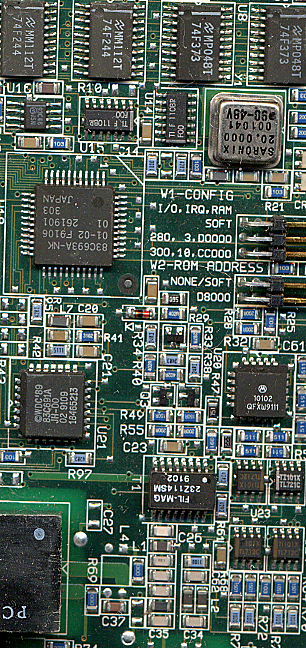
%> input picture pse1/board.tif, 306 x 648 px
$ octave pse1.m   (GNU Octave 9; MATLAB toolbox functions it lacks are replaced by stand-ins)
%> lines starting %> are read from the running program, lines starting %| are printed output that depends on the picture

%imshow(A)

%imdisp(A)

%{
a. Segment the visible green circuit board in the ‘board.tif’
 image using colour segmentation and display it
in green with the remainder of the image shown in grayscale with 50%
 intensity (2 points).
Hint:  imread?, double, imdisp, imerode, imclose, imopen, imdilate ?
are useful functions to
get you started and you may need to use ?repmat ?to convert
a binary image to (m x n x 3) format.
%}

% 0) close everthing before
close all; clear all; clf;

% 1) converting into L*a*b*
boardRGB = imread('board.tif');
%> boardRGB is the input picture: size 648x306x3 uint8; mean R, G, B 84.2, 99, 89.1
boardLAB = rgb2lab(boardRGB);
%> boardLAB: size 648x306x3 double; mean of channels 1, 2, 3 39.4, -6.5, 4.3

ab = boardLAB(:,:,2:3);
nrows = size(ab,1);
%> nrows = 648
ncols = size(ab,2);
%> ncols = 306
ab = reshape(ab,nrows*ncols,2);

nColors = 3;

[cluster_idx, cluster_center] = kmeans(ab,nColors,'distance','sqEuclidean', ...
                                      'Replicates',3);
%> cluster_center = [-1.5 -2.32; 1.11 21.49; -18.93 7.92]


pixel_labels = reshape(cluster_idx,nrows,ncols);
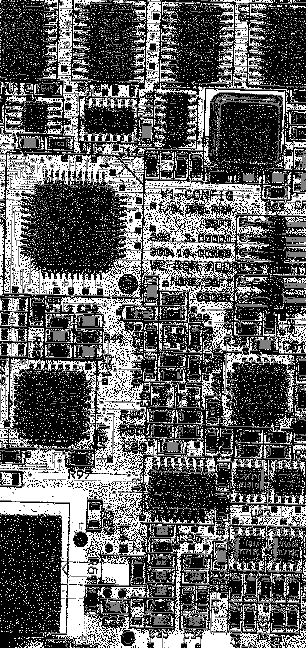
%> pixel_labels: size 648x306 double; min 1, max 3, mean 1.76; drawn with min black and max white
imshow(pixel_labels,[]), title('image labeled by cluster index');

pause();

segmented_images = cell(1,3);
rgb_label = repmat(pixel_labels,[1 1 3]);

for k = 1:nColors
    color = boardRGB;
    color(rgb_label ~= k) = 0;
    segmented_images{k} = color;
end
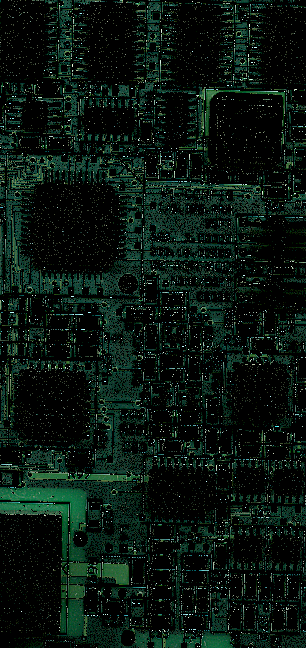
%> color: size 648x306x3 uint8; mean R, G, B 9.4, 22.3, 16
%> after the loop, segmented_images = 3 items

subplot(1,3,1);
imshow(segmented_images{1}), title('objects in cluster 1');
%> after `imshow(segmented_images{1})`:
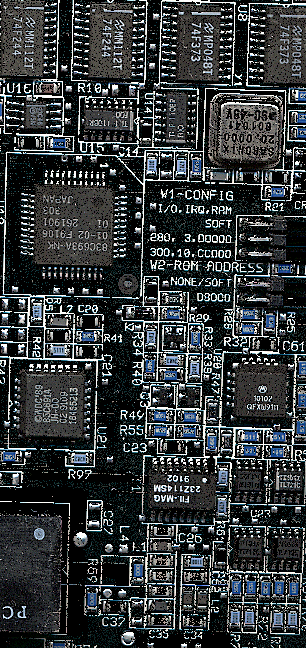
%> displayed picture: size 648x306x3, on the screen's scale of 0 to 255; mean R, G, B 53.3, 57.7, 59.2
subplot(1,3,2);
imshow(segmented_images{2}), title('objects in cluster 2');
%> after `imshow(segmented_images{2})`:
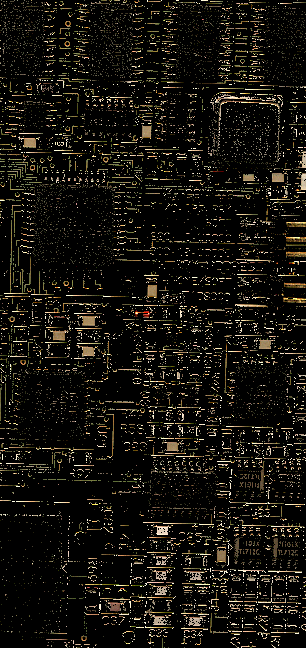
%> displayed picture: size 648x306x3, on the screen's scale of 0 to 255; mean R, G, B 21.5, 19.1, 13.9
subplot(1,3,3);
imshow(segmented_images{3}), title('objects in cluster 3');
% [12 lines of commented-out code are left out]

$ run again, with pse1/pillsetc.png saved as pse1/board.tif
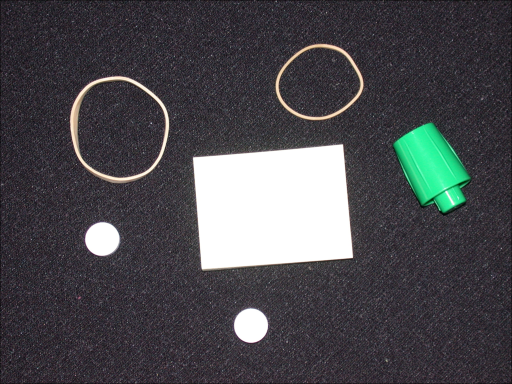
%> input picture pse1/pillsetc.png, 512 x 384 px
%> boardRGB is the input picture: size 384x512x3 uint8; mean R, G, B 73.9, 73.6, 77.5
%> boardLAB: size 384x512x3 double; mean of channels 1, 2, 3 30.2, 1.8, -2.3
%> cluster_center = [4.21 -4.06; -59.57 26.44; 0.719 -0.354]
%> pixel_labels: size 384x512 double; 3 distinct labels, from 1 to 3
%> after the loop `for k = 1:nColors`:
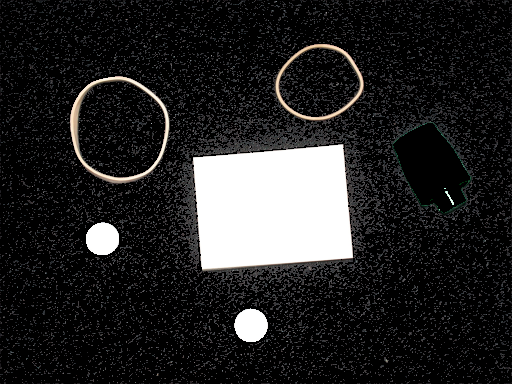
%> color: size 384x512x3 uint8; mean R, G, B 37.4, 37.1, 37.3
%> after the loop `for k = 1:nColors`: segmented_images = 3 items
%> `imshow(segmented_images{2})`:
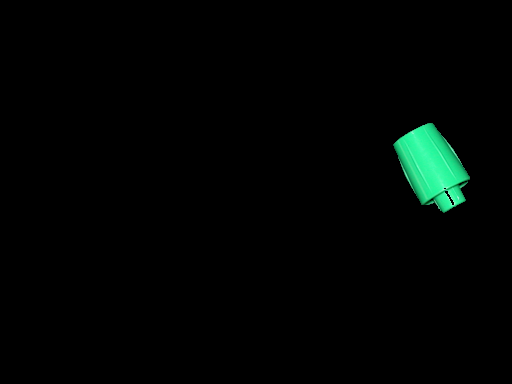
%> displayed picture: size 384x512x3, on the screen's scale of 0 to 255; mean R, G, B 0.9, 4.6, 3
